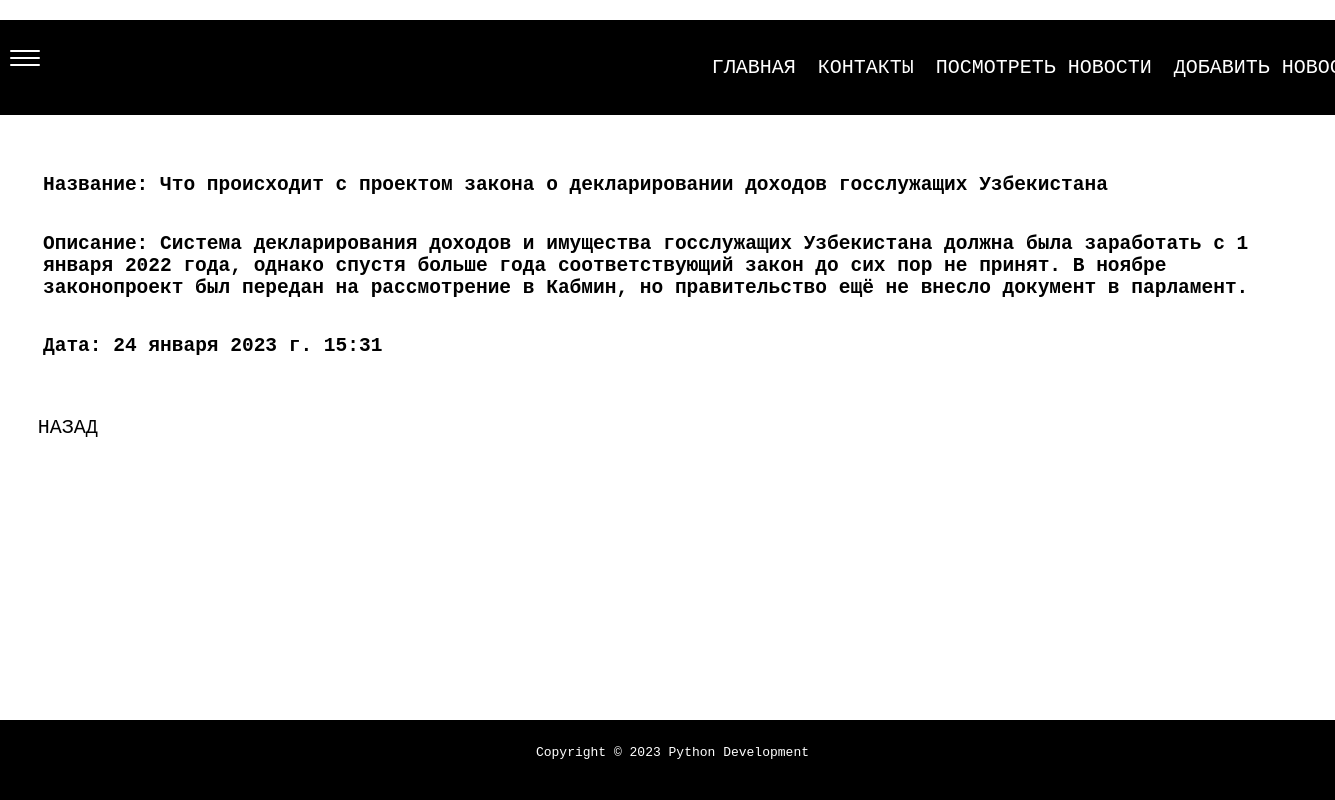
The app's page /quote/show/7/ with its own data.
### pages/models.py (models this page shows, shortened)
class Page(models.Model):
	title = models.CharField('Название', max_length=100)
	permalink = models.CharField('Постоянная ссылка', max_length=12)
	update_date = models.DateTimeField('Последняя публикация', auto_now_add=True)
	body_text = fields.RichTextField('Контент', blank=True, null=True)
	class Meta:
		verbose_name_plural = 'Страницы'
		verbose_name = 'Страница'

### quotes/models.py (models this page shows, shortened)
class Quote(models.Model):
	name = models.CharField('Название новостя', max_length=100, blank=True, null=True)
	descriptions = models.TextField('Описание', null=True)
	Time = models.DateTimeField(auto_now_add=True)

### quotes/views.py (the view)
# urls.py: path('show/<int:pk>/', QuoteDetail.as_view(), name='quote-detail'),
class QuoteDetail(DetailView):
	model = Quote
	context_object_name = 'quote' #default -> object
	def get_context_data(self, **kwargs):
		context = super(QuoteDetail, self).get_context_data(**kwargs)
		context['page_list'] = Page.objects.all()
		return context

### quotes/templates/quotes/quote_detail.html (shortened to what this page needs)
{% extends 'base.html' %}
{% block content %}
    <table class="quote">
        <tr>
            <td class="tdDEt"><h2>Название: {{ quote.name }}</h2></td>
        </tr>
        <tr>
            <td class="tdDEt"><h2>Описание: {{ quote.descriptions }}</h2></td>
        </tr>
        <tr>
            <td class="tdDEt"><h2>Дата: {{ quote.Time }}</h2></td>
        </tr>
    </table>
    <p>
        <a class="back" href="{% url 'show-quotes' %}">Назад</a>
    </p>
{% endblock content %}

### templates/base.html (shortened to what this page needs)
{% load static %}
<!DOCTYPE html>
<html lang="en">
<head>
	<link rel="stylesheet" href="{% static 'base.css' %}">
</head>
<body>
	{% include 'header.html' %}
	<section id="main">
		{% block content %}{% endblock %}
	</section>
	{% include 'footer.html' %}
</body>
</html>

### templates/header.html (shortened to what this page needs)
{% load static %}
				<br>
			    <div id="menuToggle">
			            <span></span>
			            <span></span>
			            <span></span>
			    </div>
	<header id="header">
			<nav id="nav">
				<ul>
					{% block sidenav %}
						{% for page in page_list %}
							<li>
								<a href="{{ page.permalink }}">
									{{ page.title }}
								</a>
							</li>
						{% endfor %}
					{% endblock sidenav %}
					<li>
						<a href="/contact">
							Контакты
						</a>
					</li>
					<li>
						<a href="/quote/show">
							Посмотреть новости
						</a>
					</li>
					<li>
						<a href="/quote/">
							Добавить новость
						</a>
					</li>
			</nav>
	</header>

### templates/footer.html
{% load static %}
<footer id="footer">
	Copyright &copy; 2023 Python Development
</footer>

### static/base.css (style rules this page uses)
body { background: white; font-family: monospace; margin: 5px 0px; padding: 0; }
header { padding: 1px ; margin: 0px 0px 0px 0px; background: black; }
ul { width: 60%; padding: 35px; margin: 0px auto 0px auto; text-align: right; font-size: 20px; padding-left: 570px; }
li { display: inline; margin: 0px 5px; }
a { color: white; text-transform: uppercase; text-decoration: none; font-family: monospace; }
#footer { padding: 25px; position:fixed; left:0px; bottom:0px; height:30px; width:97%; color: white; background: black; text-align: center; }
span { color: white; }
.quote { margin: 20px; padding: 20px; }
.back { position: absolute; font-size: 20px; color: black; transition: 0.5s; left: 2.82%; }
table { margin: 0; padding: 0; }
#menuToggle { display: flex; flex-direction: column; position: absolute; top: 50px; left: 10px; z-index: 1; -webkit-user-select: none; user-select: none; }
#menuToggle span { display: flex; width: 30px; height: 2px; margin-bottom: 5px; position: relative; background: #ffffff; border-radius: 3px; z-index: 1; transform-origin: 5px 0px; transition: transform 0.5s cubic-bezier(0.77,0.2,0.05,1.0), background 0.5s cubic-bezier(0.77,0.2,0.05,1.0), opacity 0.55s ease; }
#menuToggle span:nth-last-child(2) { transform-origin: 0% 100%; }

### records on screen
Page: title "ГЛАВНАЯ"
Quote: name "Что происходит с проектом закона о декларировании доходов госслужащих Узбекистана", descriptions "Система декларирования доходов и имущества госслужащих Узбекистана должна была заработать с 1 января 2022 года, однако спустя больше года соответствующий закон до сих пор не принят. В ноябре законопроект был передан на рассмотрение в Кабмин, но правительство ещё не внесло документ в парламент.", Time "24 января 2023 г. 15:31"
